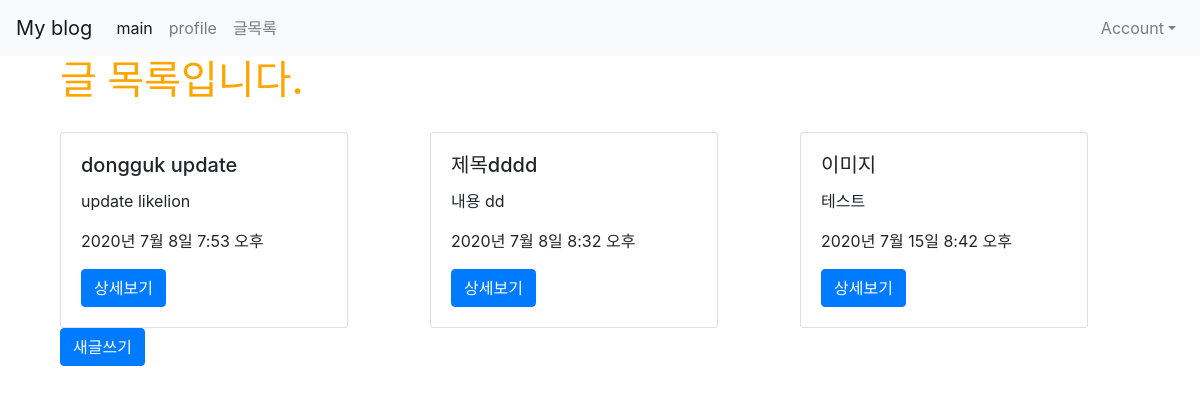
Page /posts/ (signed in) on the earlier database version.
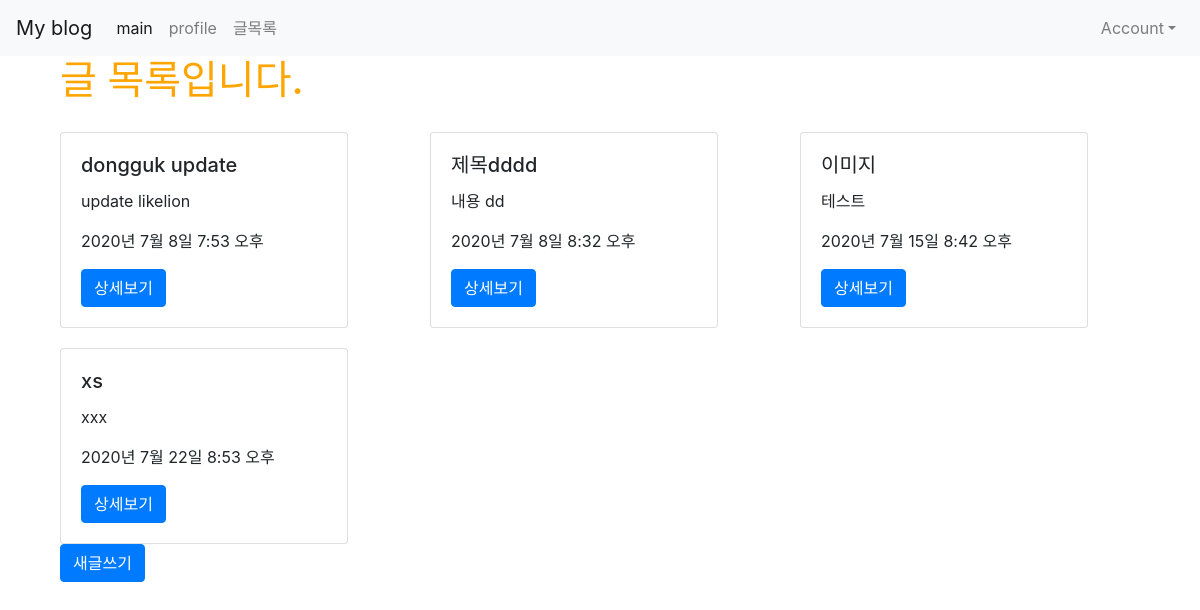
Same page on the later database version.
### posts/models.py (models this page shows)
class Post(models.Model):# user:post=1:n 이므로 n쪽에 user 작성
    title = models.CharField(max_length=50, null=False)
    content = models.TextField()
    view_count = models.IntegerField(default=0)
    user=models.ForeignKey(User, on_delete=models.CASCADE, null=True)
    created_at = models.DateTimeField(auto_now_add=True)
    updated_at = models.DateTimeField(auto_now = True)
    image=models.ImageField(upload_to='images/', null=True)

### posts/views.py (the view)
# urls.py: path('', views.main, name="main"),
def main(request):
    posts = Post.objects.all()
    return render(request, 'posts/main.html', {'posts': posts})

### posts/templates/posts/main.html
{% extends 'base.html' %}
{% load static %}
{% block content %}
{% if user.is_authenticated %}
<div class="container">
    <h1>글 목록입니다.</h1>
    <div class="row">
        {% for post in posts %}
        <div class="col-md-4 col-12">
            <div class="card" style="width: 18rem; margin-top: 20px;">
                <div class="card-body">
                    <h5 class="card-title">{{ post.title }}</h5>
                    <p class="card-text">{{ post.content }}</p>
                    <p>{{ post.created_at }}</p>
                    <a href="{% url 'posts:show' post.pk %}" class="btn btn-primary">상세보기</a>
                </div>
            </div>
        </div>
        {% endfor %}
    </div>
    <a href="{% url 'posts:new' %}" class="btn btn-primary">새글쓰기</a>
</div>
{% else %}
    <h3>로그인 후 이용이 가능합니다.</h3>
    <a href="{% url 'account_login' %}" class="btn btn-warning">로그인</a>
    <a href="{% url 'account_signup' %}" class="btn btn-warning">회원가입</a>
{% endif %}
{% endblock %}

### myblog/templates/base.html (shortened to what this page needs)
{% load static %}
<!doctype html>
<html lang="en">
  <head>
    <link rel="stylesheet" href="https://stackpath.bootstrapcdn.com/bootstrap/4.5.0/css/bootstrap.min.css">
    <link rel="stylesheet" href="{% static 'css/project.css' %}">
  </head>
  <body>
      {% include 'shared/_navbar.html' %}
      <div class="container">
        {% block content %}
        {% endblock %}
      </div>
  </body>
</html>

### myblog/templates/shared/_navbar.html (shortened to what this page needs)
<nav class="navbar navbar-expand-lg navbar-light bg-light">
    <a class="navbar-brand" href="{% url 'main' %}">My blog</a>
    <div class="collapse navbar-collapse" id="navbarNavAltMarkup">
      <div class="navbar-nav">
        <a class="nav-item nav-link active" href="{% url 'main' %}">main <span class="sr-only">(current)</span></a>
        <a class="nav-item nav-link" href="{% url 'introduction:profile' %}">profile</a>
        <a class="nav-item nav-link" href="{% url 'posts:main' %}">글목록</a>
      </div>
    </div>
    <ul class="nav navbar-nav navbar-right">
      <li class="nav-item dropdown">
        <a class="nav-link dropdown-toggle" data-toggle="dropdown" href="#" role="button" aria-haspopup="true" aria-expanded="false">Account</a>
      </li>
    </ul>
</nav>

### myblog/static/css/project.css (style rules this page uses)
h1 { color: orange; }

Differences in the rows shown:
added Post: title "xs", content "xxx", created_at "2020년 7월 22일 8:53 오후"
